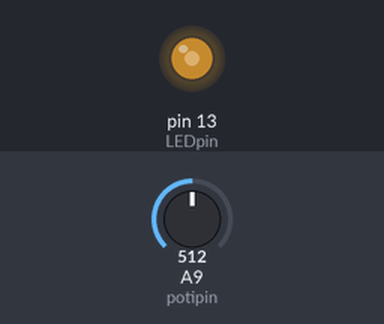
A sketch run on a simulated Arduino Mega 2560, built with avr-gcc and run on an emulated ATmega2560. Parts: output pins drawn as LEDs (lit = HIGH). Inputs (shaded band) come from the test bench; at power-on: A9 (potipin) = 512. What the sketch prints to the serial monitor is not drawn.

Above: at 1.2 s.
1.3 s: A9 (potipin) set to 716
At 1.7 s:
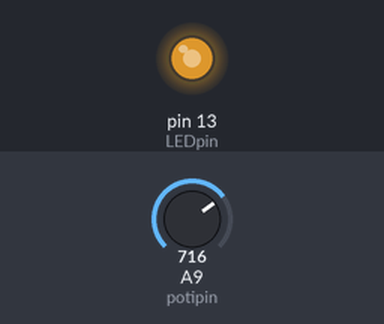
2.8 s: A9 (potipin) set to 900
At 4.0 s:
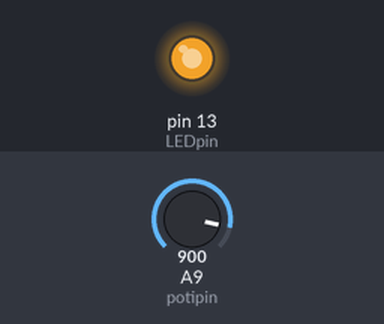
4.3 s: A9 (potipin) set to 122
At 5.2 s:
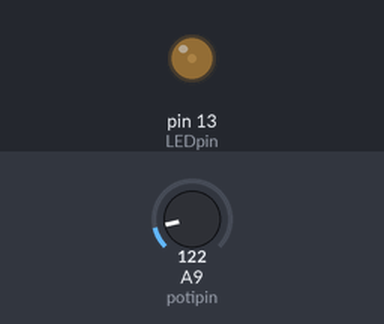
5.8 s: A9 (potipin) set to 0
At 6.3 s:
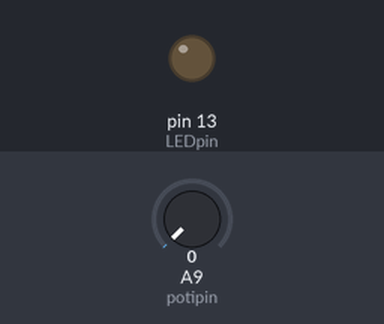
Timing chart, 0 to 8.8 s (numbered marks = the images above; inputs shaded):
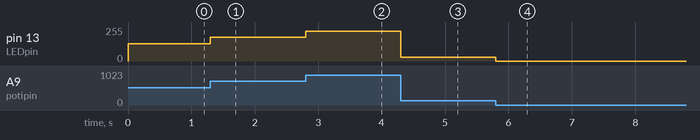

Measured:
- after the input at 1.3 s, pin 13 (LEDpin): 128/255 → 179/255 at once
- after the input at 2.8 s, pin 13 (LEDpin): 179/255 → 225/255 at once
- after the input at 4.3 s, pin 13 (LEDpin): 225/255 → 30/255 at once
- after the input at 5.8 s, pin 13 (LEDpin): 30/255 → 0/255 at once

The sketch:

_2.ino
```cpp
// ##### Aufgabe 2.x #####
// analog input/output

#include "stdint.h"
#include "math.h"
#include "string.h"
#include "strutils.h"

#define CHBUF_MAX 80
char chbuf[CHBUF_MAX] = "";
int chbuf_i = 0;
float illuminance = 1.0f;
bool LEDon = false;

void setup()
{
    analogReference(EXTERNAL);

    #define buttonpin 3
    pinMode(buttonpin, INPUT);
    #define LEDpin 13
    pinMode(LEDpin, OUTPUT);
    #define potipin A9  //analog input poti
    pinMode(potipin, INPUT);

    Serial.begin(9600);
    Serial.print(" $ ");
}

void loop()
{
    int ch;
    if ((ch = Serial.read()) != -1)
    {
        chbuf[chbuf_i++] = ch;
        if (chbuf_i == CHBUF_MAX)
        {
            chbuf_i = 0;
            Serial.println("WARNING: Input buffer overflow.");
        }

        if (!isEOL(ch))
        {
            Serial.print((char) ch);
        }
        else
        {
            Serial.println("");

            void cmd(char const **);
            char const *line = chbuf;
            cmd(&line);
            Serial.println(line);

            chbuf_i = 0;
            chbuf[chbuf_i] = 0;
            Serial.print(" $ ");
        }
    }

    long adc = analogRead(potipin);
    // f_PWM = 1 / 1ms = 1kHz
    if (LEDon)
      analogWrite(LEDpin, illuminance * 255);
    else
      analogWrite(LEDpin, adc * 256 / 1024);
}

bool expect_str(char const **line, char const *str);
void skip_whitespace(char const **line);
bool expect_ulong_arg(char const **line, unsigned long *arg);

void cmd(char const **line)
{
    if (expect_str(line, "help"))
    {
        skip_whitespace(line);
        if (!isEOL((*line)[0]))
            ; // print help text anyways
        *line =
          "Commands:\r\n"
          "  * help\r\n"
          "  * LEDon\r\n"
          "  * LEDoff\r\n"
          "  * illum <percent>\r\n"
          "  * pins";
    }
    else if (expect_str(line, "LEDon"))
    {
        if (!isEOL((*line)[0]))
            { *line = "Error: Expected end of line after 'LEDon'"; return; }
        LEDon = true;
    }
    else if (expect_str(line, "LEDoff"))
    {
        if (!isEOL((*line)[0]))
            { *line = ("Error: Expected end of line after 'LEDoff'"); return; }
        LEDon = false;
    }
    else if (expect_str(line, "illum"))
    {
        unsigned long percent;
        if (!expect_ulong_arg(line, &percent) || percent > 100)
            { *line = ("Error: 'illum' expects exactly one positive whole-numbered argument not greater than 100."); return; }
        illuminance = percent / 100.f;
    }
    else if (expect_str(line, "pins"))
    {
        if (!isEOL((*line)[0]))
            { *line = ("Error: Expected end of line after 'pins'"); return; }
        int adc = analogRead(potipin);
        Serial.print("A9.ADC = ");
        Serial.print(adc);
        Serial.print("/1023 = ");
        Serial.print(float(adc)/1023 * 5);
        Serial.print("V/5V = ");
        Serial.print(float(adc)/1023 * 5000);
        Serial.print("mV/5000mV");
    }
    else
    {
        *line = "help"; cmd(line);
    }
}


bool expect_str(char const **line, char const *str)
{
    if (strstr(*line, str) == *line)
    {
        *line = *line + strlen(str);
        return true;
    }
    else
    {
        return false;
    }
}

void skip_whitespace(char const **line)
{
    *line = *line + strspn(*line, " \x09\x0A\x0B\x0C\x0D");
}

bool expect_ulong_arg(char const **line, unsigned long *arg)
{
    char const *line_begin = *line;
    skip_whitespace(line);
    *arg = 0;
    if ((*line)[0] < '0' || (*line)[0] > '9')
      { *line = line_begin; return false; }
    while ((*line)[0] >= '0' && (*line)[0] <= '9')
    {
        *arg = 10 * *arg + (*line)[0] - '0';
        ++*line;
    }
    skip_whitespace(line);
    return true;
}
```

strutils.h
```cpp
void ftoa(float fNum, char *str, int numDecPlaces)
{
    char sign = signbitf(fNum) ? '-' : '+';
    fNum = fabsf(fNum);

    str[0] = sign;
    ++str;

    float pow10 = 1.0f;
    int nLeadingDigits = int(truncf(log10f(fNum))) + 1;
    for (int i = 0; i < nLeadingDigits; ++i)
    {
		    int digit = long(truncf(fNum / pow10)) % 10;
		    pow10*= 10.0f;

        str[nLeadingDigits - 1 - i] = '0' + digit;
    }

    str[nLeadingDigits] = '.';

    pow10 = 1.0f;
    for (int decplace = 1; decplace <= numDecPlaces; ++decplace)
    {
        pow10*= 10.0f;
        int digit = long(trunc(fNum * pow10)) % 10;
        str[nLeadingDigits + decplace] = '0' + digit;
    }

    str[nLeadingDigits + numDecPlaces + 1] = 'f';
    str[nLeadingDigits + numDecPlaces + 2] = '\0';
}

void print_float(float num, int numDecPlaces) {
    char str[80] = "";
    ftoa(num, str, numDecPlaces);
    Serial.print(str);
}

bool isEOL(char ch)
{
    return ch >= 0x0A && ch <= 0x0D || ch == '\0';
}
```
